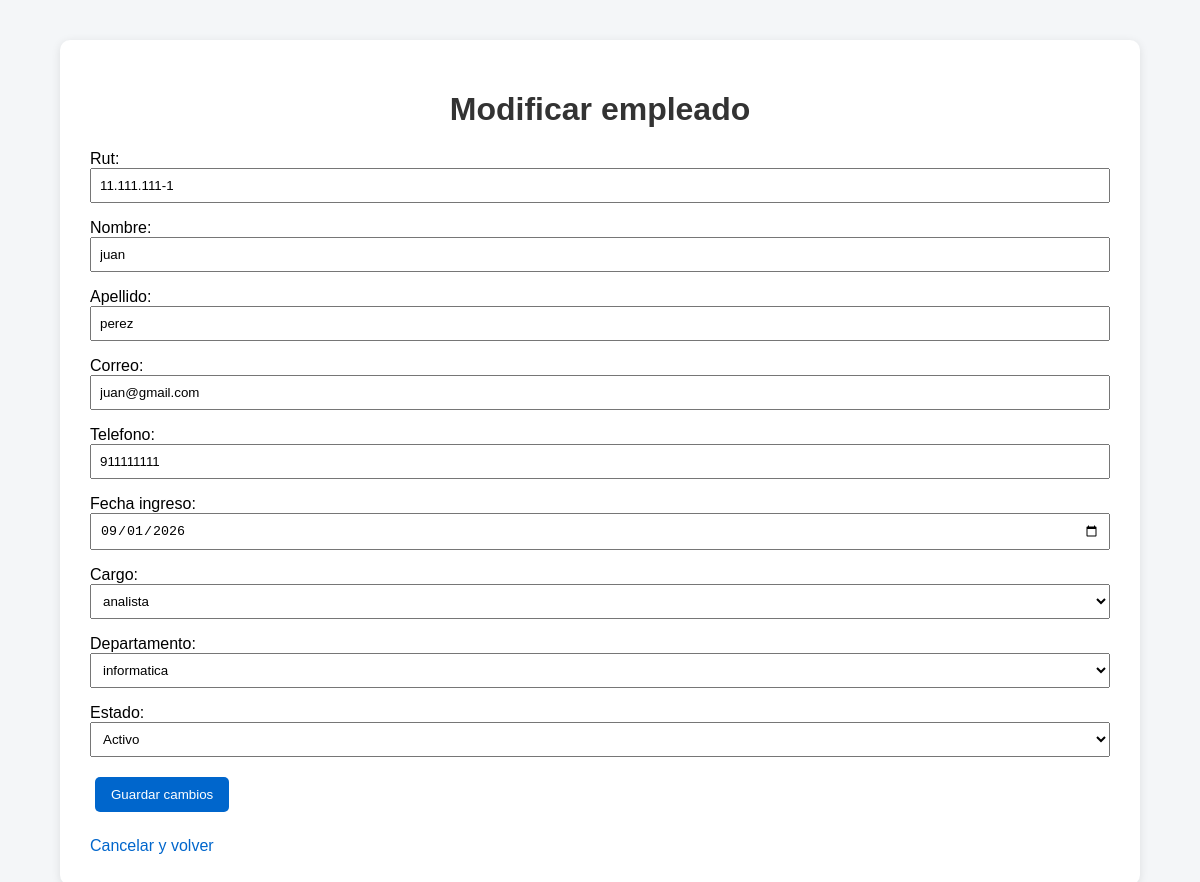
The page /personal/empleados/1/editar/ (signed in) on the database its author committed.
### personal/models.py (models this page shows, shortened)
class Empleado(models.Model):
    ESTADOS = [
        ('Activo', 'Activo'),
        ('Inactivo', 'Inactivo'),
    ]
    rut = models.CharField(
        max_length=12,
        unique=True
    )
    nombre = models.CharField(
        max_length=100
    )
    apellido = models.CharField(
        max_length=100
    )
    correo = models.EmailField()
    telefono = models.CharField(
        max_length=20
    )
    fecha_ingreso = models.DateField()
    cargo = models.ForeignKey(
        Cargo,
        on_delete=models.PROTECT
    )
    departamento = models.ForeignKey(
        Departamento,
        on_delete=models.PROTECT
    )
    estado = models.CharField(
        max_length=10,
        choices=ESTADOS,
        default='Activo'
    )

class Cargo(models.Model):
    nombre = models.CharField(max_length=100)
    descripcion = models.TextField(blank=True)
    def __str__(self):
        return self.nombre

class Departamento(models.Model):
    nombre = models.CharField(max_length=100)
    descripcion = models.TextField(blank=True)
    def __str__(self):
        return self.nombre

### personal/views.py (the view)
@login_required
def editar_empleado(request, empleado_id):
    empleado = get_object_or_404(
        Empleado,
        id=empleado_id
    )
    if request.method == 'POST':
        form = EmpleadoForm(
            request.POST,
            instance=empleado
        )
        if form.is_valid():
            form.save()
            return redirect('lista_empleados')
    else:
        form = EmpleadoForm(
            instance=empleado
        )
    return render(
        request,
        'personal/editar_empleado.html',
        {
            'form': form,
            'empleado': empleado
        }
    )

### personal/forms.py
class EmpleadoForm(forms.ModelForm):
    class Meta:
        model = Empleado
        fields = [
            'rut',
            'nombre',
            'apellido',
            'correo',
            'telefono',
            'fecha_ingreso',
            'cargo',
            'departamento',
            'estado',
        ]
        widgets = {
            'fecha_ingreso': forms.DateInput(
                attrs={
                    'type': 'date'
                }
            ),
        }

### personal/templates/personal/editar_empleado.html (shortened to what this page needs)
{% load static %}
<!DOCTYPE html>
<html lang="es">
<head>
    <link rel="stylesheet"
          href="{% static 'personal/estilos.css' %}">
</head>
<body>
<div class="contenedor">
    <h1>Modificar empleado</h1>
    <form method="POST">
        {{ form.as_p }}
        <button class="boton"
                type="submit">
            Guardar cambios
        </button>
    </form>
    <div class="acciones">
        <a href="{% url 'lista_empleados' %}">
            Cancelar y volver
        </a>
    </div>
</div>
</body>
</html>

### personal/static/personal/estilos.css (style rules this page uses)
body { font-family: Arial, sans-serif; background-color: #f4f6f8; margin: 0; padding: 0; }
.contenedor { width: 85%; max-width: 1100px; margin: 40px auto; background-color: white; padding: 30px; border-radius: 10px; box-shadow: 0 2px 10px rgba(0, 0, 0, 0.1); }
h1 { text-align: center; color: #333; }
a { color: #0066cc; text-decoration: none; }
.boton { display: inline-block; padding: 10px 16px; margin: 5px; background-color: #0066cc; color: white; text-decoration: none; border-radius: 5px; border: none; cursor: pointer; }
form p { margin-bottom: 15px; }
input, select, textarea { width: 100%; padding: 8px; box-sizing: border-box; }
.acciones { margin-top: 20px; }

### rows shown on the page
Empleado: rut "11.111.111-1", nombre "juan", apellido "perez", correo "juan@gmail.com", telefono "911111111", fecha_ingreso "09/01/2026", cargo "analista", departamento "informatica", estado "Activo"
